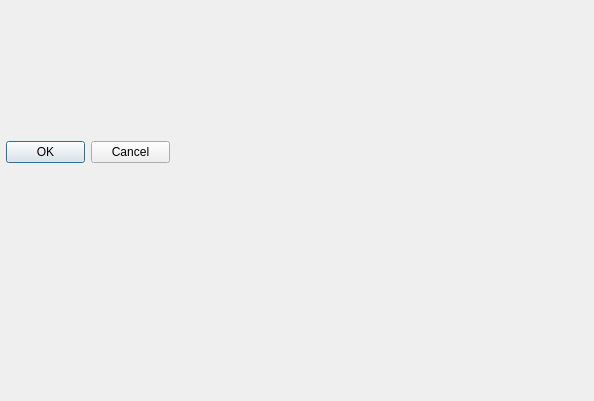
<?xml version="1.0" encoding="UTF-8"?>
<ui version="4.0">
 <class>TestDialog</class>
 <widget class="QDialog" name="TestDialog">
  <property name="geometry">
   <rect>
    <x>0</x>
    <y>0</y>
    <width>594</width>
    <height>401</height>
   </rect>
  </property>
  <property name="windowTitle">
   <string>Dialog</string>
  </property>
  <widget class="QDialogButtonBox" name="buttonBox">
   <property name="geometry">
    <rect>
     <x>6</x>
     <y>136</y>
     <width>164</width>
     <height>32</height>
    </rect>
   </property>
   <property name="orientation">
    <enum>Qt::Horizontal</enum>
   </property>
   <property name="standardButtons">
    <set>QDialogButtonBox::Cancel|QDialogButtonBox::Ok</set>
   </property>
  </widget>
 </widget>
 <resources/>
 <connections>
  <connection>
   <sender>buttonBox</sender>
   <signal>accepted()</signal>
   <receiver>TestDialog</receiver>
   <slot>accept()</slot>
   <hints>
    <hint type="sourcelabel">
     <x>248</x>
     <y>254</y>
    </hint>
    <hint type="destinationlabel">
     <x>157</x>
     <y>274</y>
    </hint>
   </hints>
  </connection>
  <connection>
   <sender>buttonBox</sender>
   <signal>rejected()</signal>
   <receiver>TestDialog</receiver>
   <slot>reject()</slot>
   <hints>
    <hint type="sourcelabel">
     <x>316</x>
     <y>260</y>
    </hint>
    <hint type="destinationlabel">
     <x>286</x>
     <y>274</y>
    </hint>
   </hints>
  </connection>
 </connections>
</ui>
